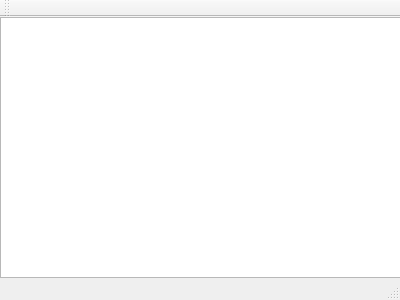
<?xml version="1.0" encoding="UTF-8"?>
<ui version="4.0">
 <class>MainWindow</class>
 <widget class="QMainWindow" name="MainWindow">
  <property name="geometry">
   <rect>
    <x>0</x>
    <y>0</y>
    <width>400</width>
    <height>300</height>
   </rect>
  </property>
  <property name="windowTitle">
   <string>MainWindow</string>
  </property>
  <widget class="QWidget" name="centralWidget">
   <widget class="QGraphicsView" name="graphicsView">
    <property name="geometry">
     <rect>
      <x>0</x>
      <y>0</y>
      <width>401</width>
      <height>261</height>
     </rect>
    </property>
   </widget>
  </widget>
  <widget class="QMenuBar" name="menuBar">
   <property name="geometry">
    <rect>
     <x>0</x>
     <y>0</y>
     <width>400</width>
     <height>21</height>
    </rect>
   </property>
  </widget>
  <widget class="QToolBar" name="mainToolBar">
   <attribute name="toolBarArea">
    <enum>TopToolBarArea</enum>
   </attribute>
   <attribute name="toolBarBreak">
    <bool>false</bool>
   </attribute>
  </widget>
  <widget class="QStatusBar" name="statusBar"/>
 </widget>
 <layoutdefault spacing="6" margin="11"/>
 <resources/>
 <connections/>
</ui>
